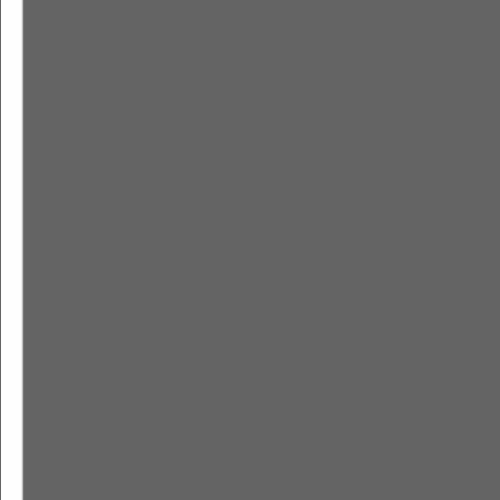
Frame 1 (no input)
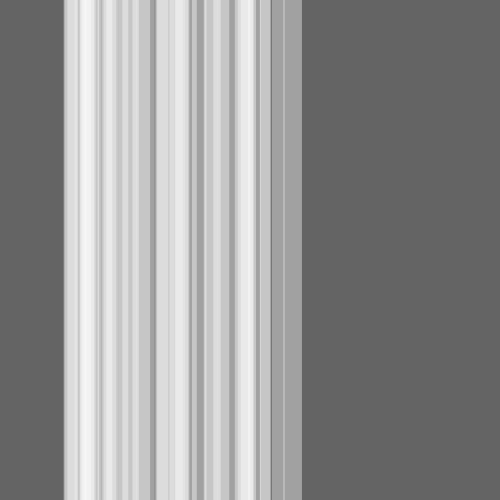
Frame 60 (the mouse pressed at the canvas centre just before this capture)
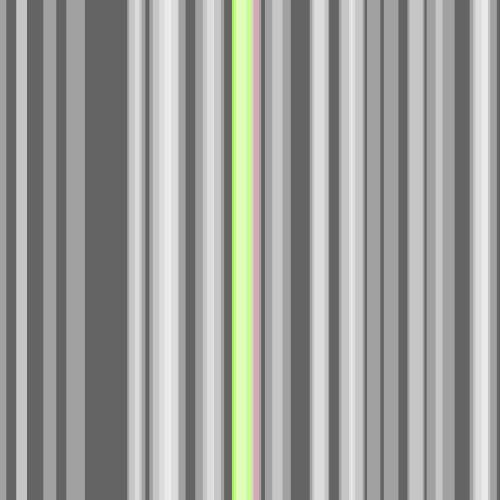
Frame 120 (the mouse held since frame 60 and released just before this capture)

The Processing sketch that drew these frames (run headless with seeded random() and noise(); from frame 60 on, the mouse is pressed at the canvas centre):

// Processing sketch: Stripes
// ── Stripes.pde
Stripe[] stripes=new Stripe[40];

void setup(){
  frameRate(120);
  size(500,500);
  
  for(int i=0;i<stripes.length;i++){
    stripes[i]=new Stripe();
  }
  
}

void draw(){
  background(100);
  
  for(int i=0;i<stripes.length;i++){
    stripes[i].rollover(mouseX,mouseY);
    stripes[i].move();
    stripes[i].display();
  }
}
// ── Stripe.pde
class Stripe {

  float w;
  float x;
  float y;
  float speed;
  Stripe() {
    w=random(10,20);
    x=0;
    y=0;
    speed=random(1,5);
  }

  void rollover(int x, int y) {
    if(x>this.x && x<this.x+w ) {
      fill(random(255),random(255),random(255));
      rect(this.x,this.y,w,height);
    }
  }

  void move() {
    x+=speed;
    if(x>width-w/2)x=-w/2.0;
  }

  void display() {
    
    noStroke();
    fill(255,255,255,100);
    rect(x, y, w, height);
    
  }
}
